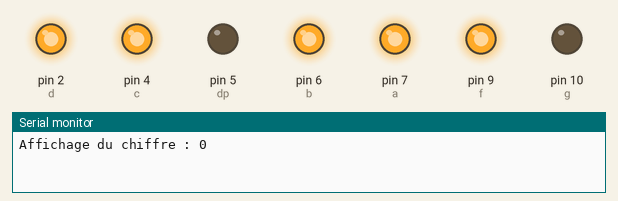
Simulated run of this sketch. Board: Arduino Uno, built with avr-gcc and run on an emulated ATmega328P. On the bench: output pins drawn as LEDs (lit = HIGH), the last lines printed to the serial monitor. Pins used as bus, display or sensor lines are not drawn.

Above: at 0.5 s.
At 1.5 s:
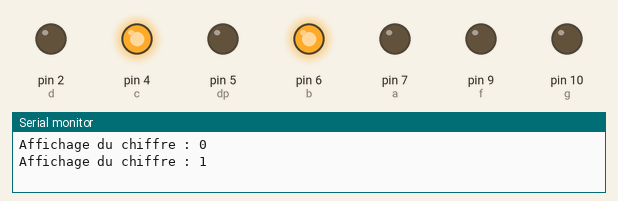
At 2.5 s:
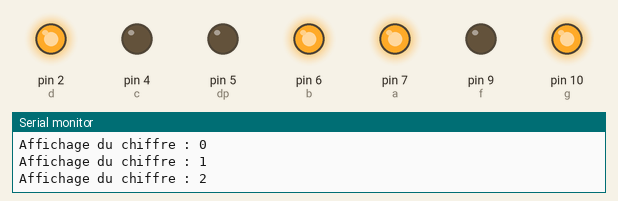
At 3.5 s:
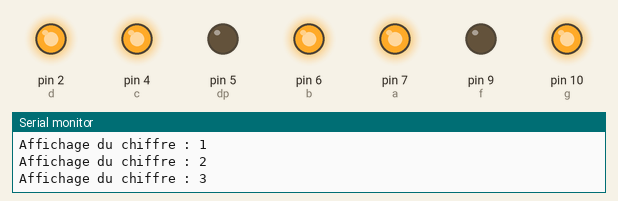
At 6.0 s:
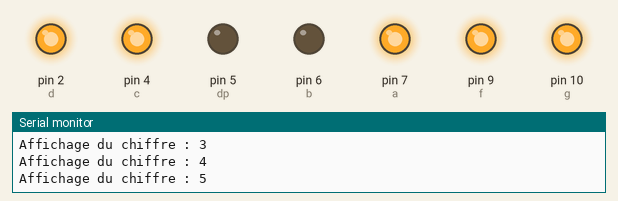
At 9.0 s:
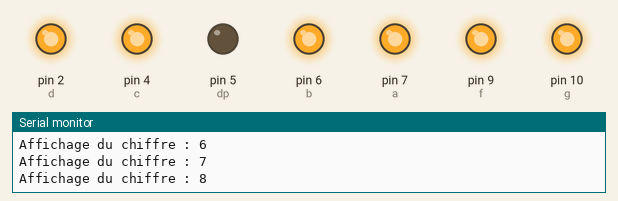
Timing chart, 0 to 13.0 s (numbered marks = the images above):
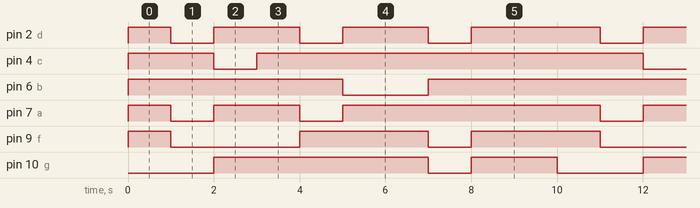

The sketch:

7segmentLcd.ino
```cpp
int a = 7;
int b = 6;
int c = 4;
int d = 2;
int e = 1;
int f = 9;
int g = 10;
int dp = 5;

int latchPin = 3;
int clockPin = 4;
int dataPin = 2;

void setup() {
  // Configuration des broches comme sorties
  pinMode(a, OUTPUT);
  pinMode(b, OUTPUT);
  pinMode(c, OUTPUT);
  pinMode(d, OUTPUT);
  pinMode(e, OUTPUT);
  pinMode(f, OUTPUT);
  pinMode(g, OUTPUT);
  pinMode(dp, OUTPUT);
  Serial.begin(9600);  // Démarrage de la communication série
}

void loop() {
  // Affichage des chiffres de 0 à 9 avec une pause d'1 seconde
  for (int i = 0; i <= 9; i++) {
    Serial.print("Affichage du chiffre : ");
    Serial.println(i); // Impression du chiffre en cours
    displayDigit(i);   // Afficher le chiffre
    delay(1000);
  // Pause d'une seconde
}
}

void displayDigit(int digit) {
  // Activation des segments pour afficher le chiffre correspondant
  switch (digit) {
    case 0:
      digitalWrite(a, HIGH);
      digitalWrite(b, HIGH);
      digitalWrite(c, HIGH);
      digitalWrite(d, HIGH);
      digitalWrite(e, HIGH);
      digitalWrite(f, HIGH);
      digitalWrite(g, LOW);
      break;
    case 1:
      digitalWrite(a, LOW);
      digitalWrite(b, HIGH);
      digitalWrite(c, HIGH);
      digitalWrite(d, LOW);
      digitalWrite(e, LOW);
      digitalWrite(f, LOW);
      digitalWrite(g, LOW);
      break;
    case 2:
      digitalWrite(a, HIGH);
      digitalWrite(b, HIGH);
      digitalWrite(c, LOW);
      digitalWrite(d, HIGH);
      digitalWrite(e, HIGH);
      digitalWrite(f, LOW);
      digitalWrite(g, HIGH);
      break;
    case 3:
      digitalWrite(a, HIGH);
      digitalWrite(b, HIGH);
      digitalWrite(c, HIGH);
      digitalWrite(d, HIGH);
      digitalWrite(e, LOW);
      digitalWrite(f, LOW);
      digitalWrite(g, HIGH);
      break;
    case 4:
      digitalWrite(a, LOW);
      digitalWrite(b, HIGH);
      digitalWrite(c, HIGH);
      digitalWrite(d, LOW);
      digitalWrite(e, LOW);
      digitalWrite(f, HIGH);
      digitalWrite(g, HIGH);
      break;
    case 5:
      digitalWrite(a, HIGH);
      digitalWrite(b, LOW);
      digitalWrite(c, HIGH);
      digitalWrite(d, HIGH);
      digitalWrite(e, LOW);
      digitalWrite(f, HIGH);
      digitalWrite(g, HIGH);
      break;
    case 6:
      digitalWrite(a, HIGH);
      digitalWrite(b, LOW);
      digitalWrite(c, HIGH);
      digitalWrite(d, HIGH);
      digitalWrite(e, HIGH);
      digitalWrite(f, HIGH);
      digitalWrite(g, HIGH);
      break;
    case 7:
      digitalWrite(a, HIGH);
      digitalWrite(b, HIGH);
      digitalWrite(c, HIGH);
      digitalWrite(d, LOW);
      digitalWrite(e, LOW);
      digitalWrite(f, LOW);
      digitalWrite(g, LOW);
      break;
    case 8:
      digitalWrite(a, HIGH);
      digitalWrite(b, HIGH);
      digitalWrite(c, HIGH);
      digitalWrite(d, HIGH);
      digitalWrite(e, HIGH);
      digitalWrite(f, HIGH);
      digitalWrite(g, HIGH);
      break;
    case 9:
      digitalWrite(a, HIGH);
      digitalWrite(b, HIGH);
      digitalWrite(c, HIGH);
      digitalWrite(d, HIGH);
      digitalWrite(e, LOW);
      digitalWrite(f, HIGH);
      digitalWrite(g, HIGH);
      break;
  }
}
```

Measured:
- by itself, pin 2 (d): repeats every 10.0 s: 2 × (LOW 1.0 s, HIGH 2.0 s), LOW 1.0 s, HIGH 3.0 s
- by itself, pin 4 (c): repeats every 10.0 s: LOW 1.0 s, HIGH 9.0 s
- by itself, pin 6 (b): repeats every 10.0 s: LOW 2.0 s, HIGH 8.0 s
- by itself, pin 7 (a): repeats every 10.0 s: LOW 1.0 s, HIGH 2.0 s, LOW 1.0 s, HIGH 6.0 s
- by itself, pin 9 (f): repeats every 10.0 s: LOW 3.0 s, HIGH 3.0 s, LOW 1.0 s, HIGH 3.0 s
- by itself, pin 10 (g): repeats every 10.0 s: LOW 1.0 s, HIGH 2.0 s, LOW 2.0 s, HIGH 5.0 s
